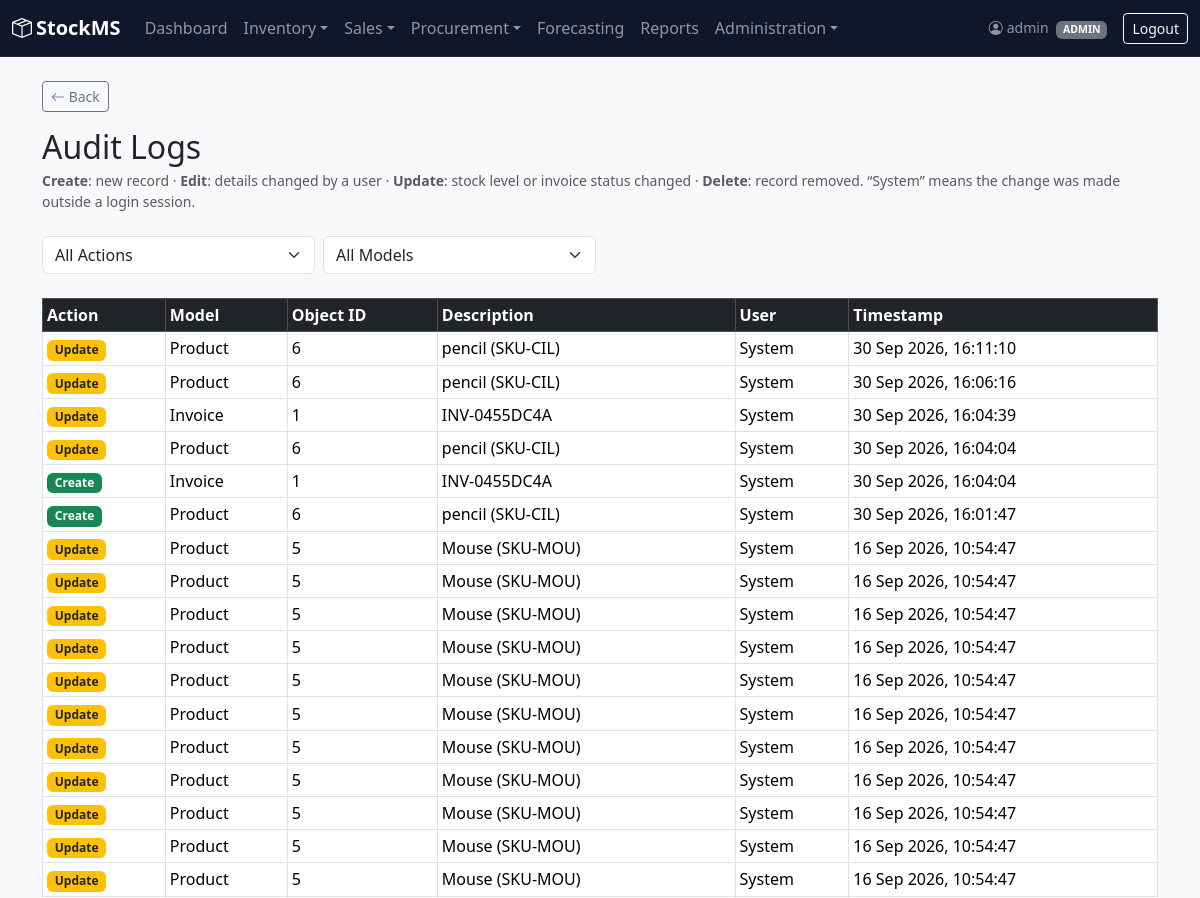
Before: /audit/ (signed in, upper part) with the older database file.
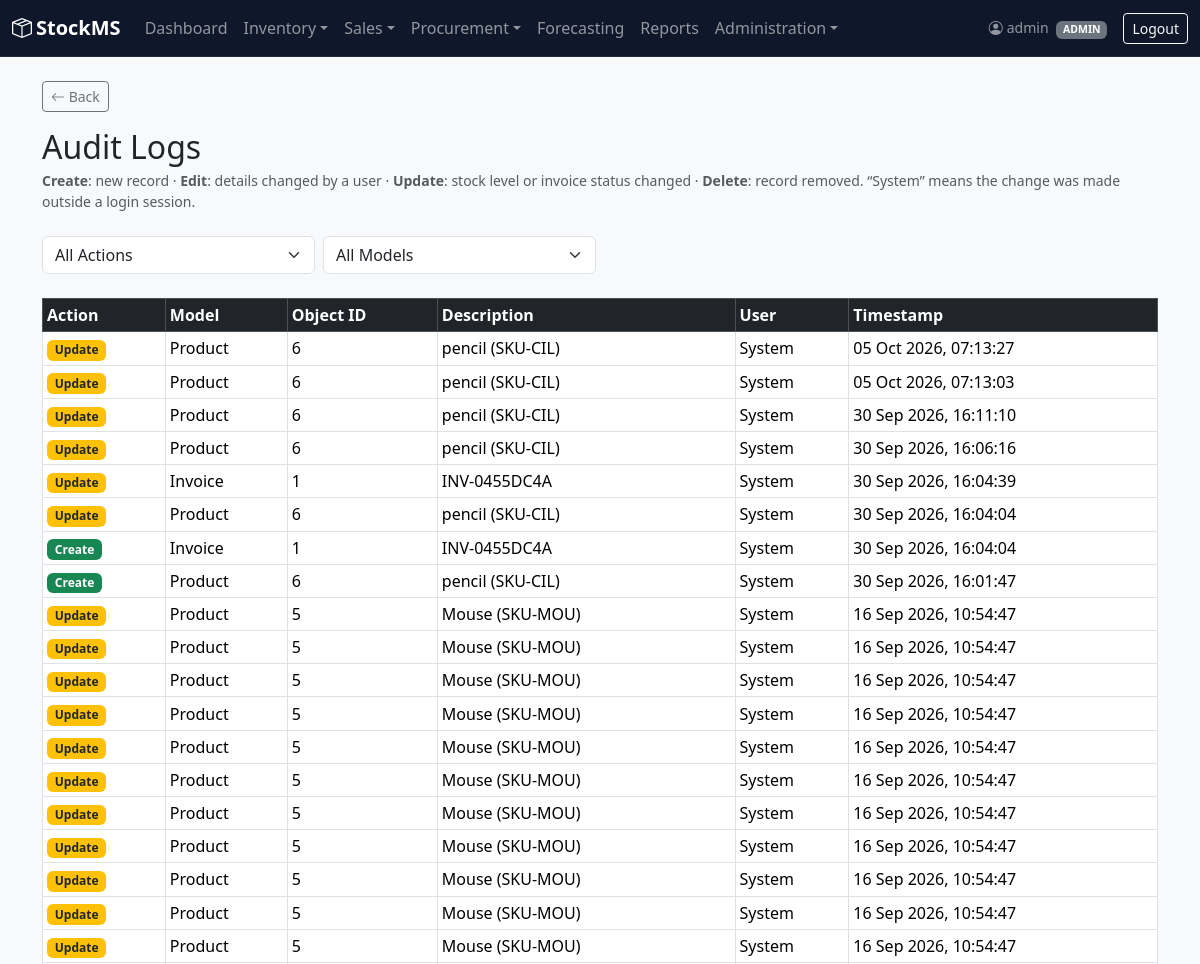
After: the same page with the newer database file.
### audit/models.py (models this page shows, shortened)
class AuditLog(models.Model):
    class Action(models.TextChoices):
        CREATE = 'CREATE', 'Create'
        EDIT = 'EDIT', 'Edit'          # details changed by a user (price, name, supplier...)
        UPDATE = 'UPDATE', 'Update'    # stock level or invoice status changed
        DELETE = 'DELETE', 'Delete'
    user = models.ForeignKey(settings.AUTH_USER_MODEL, on_delete=models.SET_NULL, null=True)
    action = models.CharField(max_length=10, choices=Action.choices)
    model_name = models.CharField(max_length=100)
    object_id = models.CharField(max_length=50)
    object_repr = models.CharField(max_length=255, blank=True)
    changes = models.JSONField(blank=True, null=True)
    timestamp = models.DateTimeField(auto_now_add=True)
    class Meta:
        ordering = ['-timestamp']

### audit/views.py (the view)
# urls.py: path('', views.audit_log_list, name='audit_log_list'),
@login_required
def audit_log_list(request):
    if request.user.role != 'ADMIN':
        messages.error(request, "You don't have permission to view audit logs.")
        return redirect('dashboard')
    logs = AuditLog.objects.select_related('user').all()
    action_filter = request.GET.get('action')
    model_filter = request.GET.get('model')
    if action_filter:
        logs = logs.filter(action=action_filter)
    if model_filter:
        logs = logs.filter(model_name=model_filter)
    logs = logs[:200]  # cap for performance/demo clarity
    return render(request, 'audit/audit_log_list.html', {
        'logs': logs,
        'action_filter': action_filter,
        'model_filter': model_filter,
    })

### alerts/context_processors.py (called while the page is built)
def alert_counts(request):
    user = getattr(request, 'user', None)
    if user is None or not user.is_authenticated:
        return {}
    return {'active_alert_count': StockAlert.objects.filter(resolved=False).count()}

### audit/templates/audit/audit_log_list.html (shortened to what this page needs)
{% extends 'base.html' %}
{% block content %}
<h2 class="mb-1">Audit Logs</h2>
<p class="text-muted small mb-4"><strong>Create</strong>: new record &middot; <strong>Edit</strong>: details changed by a user &middot; <strong>Update</strong>: stock level or invoice status changed &middot; <strong>Delete</strong>: record removed. &ldquo;System&rdquo; means the change was made outside a login session.</p>
<form method="get" class="row g-2 mb-4">
    <div class="col-md-3">
        <select name="action" class="form-select" onchange="this.form.submit()">
            <option value="">All Actions</option>
        </select>
    </div>
    <div class="col-md-3">
        <select name="model" class="form-select" onchange="this.form.submit()">
            <option value="">All Models</option>
        </select>
    </div>
</form>
<table class="table table-bordered table-sm">
    <thead class="table-dark">
        <tr>
            <th>Action</th>
            <th>Model</th>
            <th>Object ID</th>
            <th>Description</th>
            <th>User</th>
            <th>Timestamp</th>
        </tr>
    </thead>
    <tbody>
        {% for log in logs %}
        <tr>
            <td>
                {% if log.action == 'CREATE' %}<span class="badge bg-success">Create</span>
                {% elif log.action == 'EDIT' %}<span class="badge bg-primary">Edit</span>
                {% elif log.action == 'UPDATE' %}<span class="badge bg-warning text-dark">Update</span>
                {% else %}<span class="badge bg-danger">Delete</span>{% endif %}
            </td>
            <td>{{ log.model_name }}</td>
            <td>{{ log.object_id }}</td>
            <td>
                {{ log.object_repr }}
            </td>
            <td>{% if log.user %}{{ log.user.get_full_name|default:log.user.username }} <span class="text-muted small">(@{{ log.user.username }})</span>{% else %}System{% endif %}</td>
            <td>{{ log.timestamp|date:"d M Y, H:i:s" }}</td>
        </tr>
        {% empty %}
        <tr><td colspan="6" class="text-center">No audit log entries found.</td></tr>
        {% endfor %}
    </tbody>
</table>
{% endblock %}

Changed rows visible on the page:
added AuditLog: action "Update", model_name "Product", object_id "6", object_repr "pencil (SKU-CIL)", shows "System", timestamp "05 Oct 2026, 07:13:27"
added AuditLog: action "Update", model_name "Product", object_id "6", object_repr "pencil (SKU-CIL)", shows "System", timestamp "05 Oct 2026, 07:13:03"
